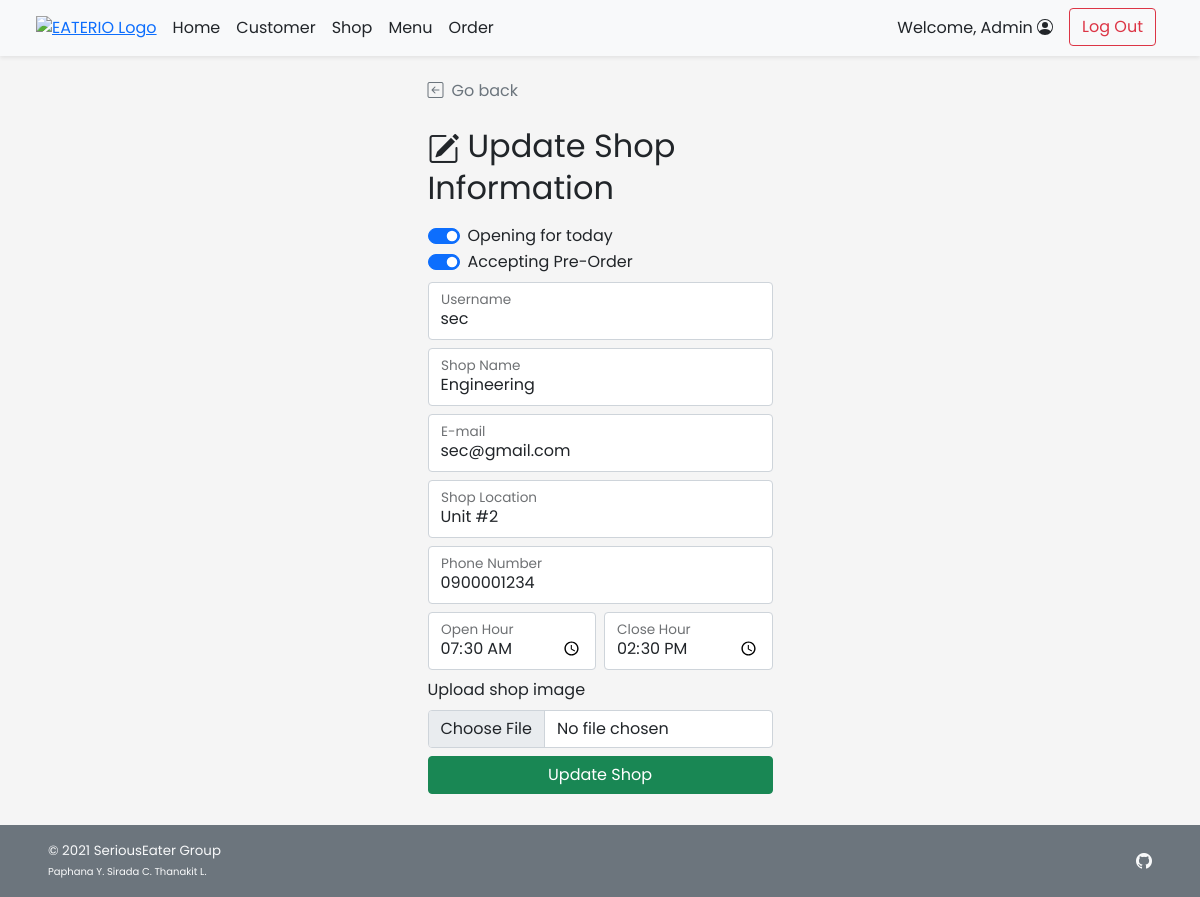
The app's page /admin/admin_shop_edit.php?s_id=1 (signed in) with its own data.
### tables this page shows
CREATE TABLE `shop` (
  `s_id` int(11) NOT NULL,
  `s_username` varchar(45) NOT NULL,
  `s_pwd` varchar(45) NOT NULL,
  `s_name` varchar(100) NOT NULL,
  `s_location` varchar(100) NOT NULL,
  `s_openhour` time NOT NULL,
  `s_closehour` time NOT NULL,
  `s_status` tinyint(4) NOT NULL DEFAULT 1 COMMENT 'Shop ready for taking an order or not (True for open, False for close)',
  `s_preorderStatus` tinyint(4) NOT NULL DEFAULT 1 COMMENT 'Shop is ready for tomorrow pre-order or not',
  `s_email` varchar(100) NOT NULL,
  `s_phoneno` varchar(45) NOT NULL,
  `s_pic` text DEFAULT NULL
);

### admin/admin_shop_edit.php (the view, shortened to what this page needs)
<!DOCTYPE html>
<html lang="en">
<head>
    <?php
        include("../conn_db.php");
        include('../head.php');
    ?>
    <link href="../css/main.css" rel="stylesheet">
    <link href="../css/login.css" rel="stylesheet">
</head>
<body class="d-flex flex-column h-100">
    <?php include('nav_header_admin.php')?>
    <div class="container form-signin mt-auto w-50">
        <a class="nav nav-item text-decoration-none text-muted" href="#" onclick="history.back();">
            <i class="bi bi-arrow-left-square me-2"></i>Go back
        </a>
        <?php
            $s_id = $_GET["s_id"];
            $query = "SELECT s_username,s_name,s_location,s_openhour,s_closehour,s_status,s_preorderstatus,s_email,s_phoneno FROM shop WHERE s_id = {$s_id} LIMIT 0,1";
            $result = $mysqli ->query($query);
            $row = $result -> fetch_array();
        ?>
        <form method="POST" action="admin_shop_edit.php" class="form-floating" enctype="multipart/form-data">
            <h2 class="mt-4 mb-3 fw-normal text-bold"><i class="bi bi-pencil-square me-2"></i>Update Shop Information</h2>
            <div class="form-check form-switch">
                <input class="form-check-input" type="checkbox" id="shopstatus"
                name="s_status" <?php if($row["s_status"]){echo "checked";} ?>>
                <label class="form-check-label" for="shopstatus">Opening for today</label>
            </div>
            <div class="form-check form-switch mb-2">
                <input class="form-check-input" type="checkbox" id="shoppreorderstatus" name="s_preorderstatus" <?php if($row["s_preorderstatus"]){echo "checked";} ?>>
                <label class="form-check-label" for="shoppreorderstatus">Accepting Pre-Order</label>
            </div>
            <div class="form-floating mb-2">
                <input type="text" class="form-control" id="shopusername" placeholder="Username" name="s_username"
                value="<?php echo $row["s_username"];?>" required>
                <label for="shopname">Username</label>
            </div>
            <div class="form-floating mb-2">
                <input type="text" class="form-control" id="shopname" placeholder="Shop Name" value="<?php echo $row["s_name"];?>" name="s_name" required>
                <label for="shopname">Shop Name</label>
            </div>
            <div class="form-floating mb-2">
                <input type="email" class="form-control" id="email" placeholder="E-mail" name="s_email" value="<?php echo $row["s_email"];?>" required>
                <label for="email">E-mail</label>
            </div>
            <div class="form-floating mb-2">
                <input type="text" class="form-control" id="shoplocation" placeholder="Location" value="<?php echo $row["s_location"];?>" name="s_location" required>
                <label for="shoplocation">Shop Location</label>
            </div>
            <div class="form-floating mb-2">
                <input type="text" class="form-control" id="shopphoneno" placeholder="Phone Number" value="<?php echo $row["s_phoneno"];?>" name="s_phoneno" required>
                <label for="shopphoneno">Phone Number</label>
            </div>
            <div class="row row-cols-2 g-2 mb-2">
                <div class="col">
                    <div class="form-floating">
                        <input type="time" class="form-control" id="shopopenhour" placeholder="Open Hour" value="<?php echo $row["s_openhour"];?>" name="s_openhour" required>
                        <label for="shopopenhour">Open Hour</label>
                    </div>
                </div>
                <div class="col">
                    <div class="form-floating">
                        <input type="time" class="form-control" id="shopclosehour" placeholder="Close Hour" value="<?php echo $row["s_closehour"];?>" name="s_closehour" required>
                        <label for="shopopenhour">Close Hour</label>
                    </div>
                </div>
            </div>
            <div class="mb-2">
                <label for="formFile" class="form-label">Upload shop image</label>
                <input class="form-control" type="file" id="s_pic" name="s_pic" accept="image/*">
            </div>
            <button class="w-100 btn btn-success mb-3" name="upd_confirm" type="submit">Update Shop</button>
        </form>
    </div>
    <footer
        class="footer d-flex flex-wrap justify-content-between align-items-center px-5 py-3 mt-auto bg-secondary text-light">
        <span class="smaller-font">&copy; 2021 SeriousEater Group<br /><span class="xsmall-font">Paphana Y. Sirada C.
                Thanakit L.</span></span>
        <ul class="nav justify-content-end list-unstyled d-flex">
            <li class="ms-3"><a class="text-light" target="_blank" href="https://github.com/waterthatfrozen/EATERIO"><i
                        class="bi bi-github"></i></a></li>
        </ul>
    </footer>
</body>
</html>

### css/main.css (style rules this page uses)
html { height: 100%; }
body { height: 100%; padding-top: 4rem; margin-bottom: -50px; font-family: 'Poppins', 'Noto Sans Thai', sans-serif; }
a { cursor: pointer; }
.bi { vertical-align: -.125em; fill: currentColor; }
.smaller-font { font-size: smaller; }
.xsmall-font { font-size: x-small; }

### css/login.css (style rules this page uses)
html, body { height: 100%; font-family: 'Poppins', 'Noto Sans Thai', sans-serif; }
body { background-color: #f5f5f5; padding-top: 4rem; margin-bottom: -50px; }
.form-signin { width: 100%; max-width: 375px; padding: 15px; margin: auto; }
.smaller-font { font-size: smaller; }
.xsmall-font { font-size: x-small; }

### records on screen
shop: s_status "☑", s_preorderStatus "☑", s_username "sec", s_name "Engineering", s_email "sec@gmail.com", s_location "Unit #2", s_phoneno "0900001234", s_openhour "07:30:00", s_closehour "14:30:00"

### other values on screen
$_SESSION['firstname'] "Admin"
